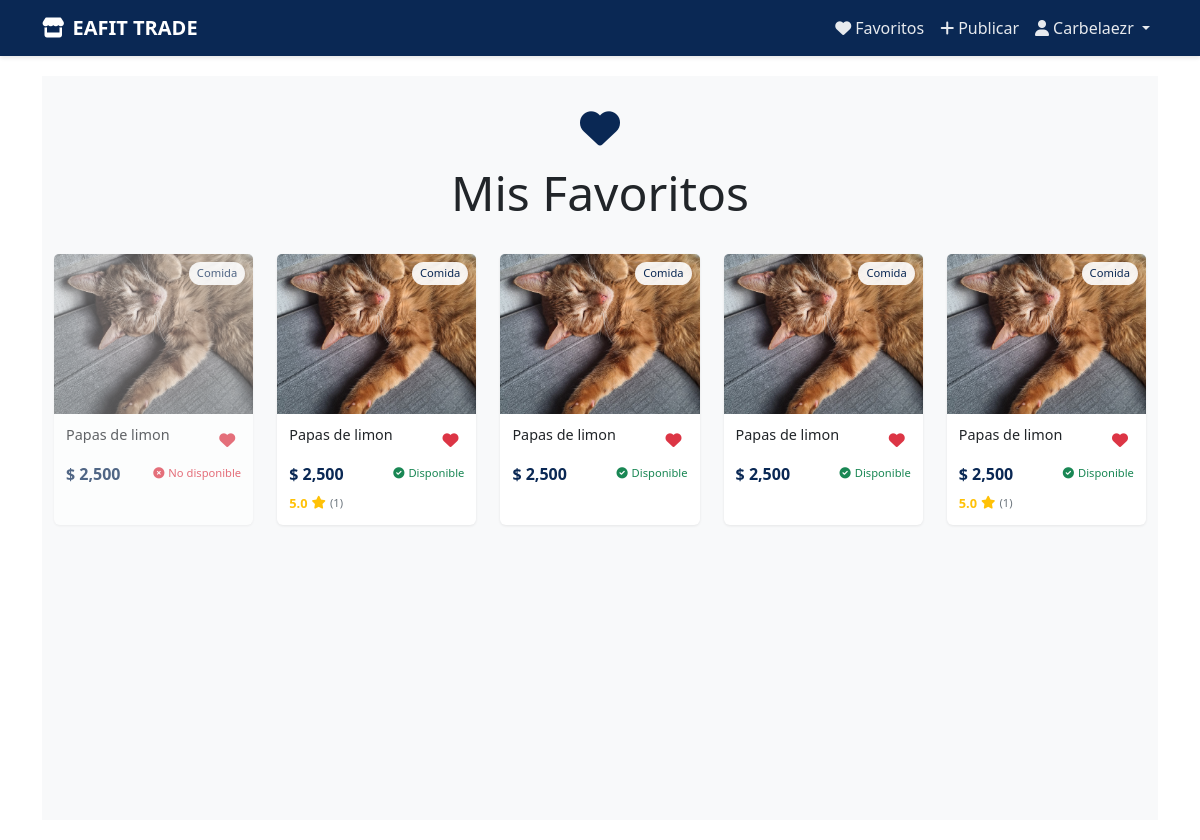
The page /favorites/ (signed in) on the database its author committed.
### products/models.py (models this page shows, shortened)
class Favorite(models.Model):
    user = models.ForeignKey(
        User,
        on_delete=models.CASCADE,
        related_name='favorites'
    )
    product = models.ForeignKey(
        Product,
        on_delete=models.CASCADE,
        related_name='favorited_by'
    )
    created_at = models.DateTimeField(
        auto_now_add=True,
        verbose_name='Fecha de agregado'
    )
    class Meta:
        unique_together = ['user', 'product']
        ordering = ['-created_at']
        verbose_name = 'Favorito'
        verbose_name_plural = 'Favoritos'

class Product(models.Model):
    CATEGORY_CHOICES = [
        ('Comida', 'Comida'),
        ('Ropa', 'Ropa'),
        ('Tecnología', 'Tecnología'),
        ('Libros', 'Libros'),
        ('Otros', 'Otros'),
    ]
    CONDITION_CHOICES = [
        ('Nuevo', 'Nuevo'),
        ('Usado', 'Usado'),
        ('Buen estado', 'Buen estado'),
    ]
    FOOD_TYPE_CHOICES = [
        ('Panadería', 'Panadería'),
        ('Galletas', 'Galletas'),
        ('Repostería', 'Repostería'),
        ('Frutas', 'Frutas'),
        ('Frituras', 'Frituras'),
        ('Dulces', 'Dulces'),
        ('Helados', 'Helados'),
        ('Snacks', 'Snacks'),
        ('Comida rápida', 'Comida rápida'),
        ('Otros', 'Otros'),
    ]
    name = models.CharField(
        max_length=255,
        verbose_name='Nombre',
        help_text='Nombre del producto'
    )
    category = models.CharField(
        max_length=50,
        choices=CATEGORY_CHOICES,
        verbose_name='Categoría',
        null=True,
        blank=True
    )
    food_type = models.CharField(
        max_length=50,
        choices=FOOD_TYPE_CHOICES,
        verbose_name='Tipo de Comida',
        blank=True,
        null=True
    )
    description = models.TextField(
        verbose_name='Descripción',
        help_text='Describe tu producto detalladamente'
    )
    price = models.DecimalField(
        max_digits=10,
        decimal_places=2,
        validators=[MinValueValidator(0.01)],
        verbose_name='Precio',
        help_text='Precio en pesos colombianos'
    )
    published_at = models.DateTimeField(
        default=timezone.now,
        verbose_name='Fecha de publicación'
    )
    condition = models.CharField(
        max_length=50,
        choices=CONDITION_CHOICES,
        verbose_name='Estado',
        blank=True,
        null=True
    )
    image = models.ImageField(
        upload_to='products/',
        verbose_name='Imagen',
        help_text='Imagen del producto'
    )
    seller = models.ForeignKey(
        User,
        on_delete=models.CASCADE,
        verbose_name='Vendedor',
        related_name='products'
    )
    available = models.BooleanField(
        default=True,
        verbose_name='Disponible'
    )
    class Meta:
        verbose_name = 'Producto'
        verbose_name_plural = 'Productos'
        ordering = ['-published_at']
        indexes = [
            models.Index(fields=['name']),
            models.Index(fields=['category']),
            models.Index(fields=['available']),
        ]
    @property
    def average_rating(self):
        comments = self.comments.all()
        if not comments:
            return 0
        return round(sum(comment.rating for comment in comments) / len(comments), 1)
    @property
    def total_ratings(self):
        return self.comments.count()

class Comment(models.Model):
    product = models.ForeignKey(
        Product,
        on_delete=models.CASCADE,
        related_name='comments'
    )
    user = models.ForeignKey(
        User,
        on_delete=models.CASCADE,
        related_name='comments'
    )
    text = models.TextField(
        max_length=500,
        verbose_name='Comentario'
    )
    rating = models.PositiveSmallIntegerField(
        verbose_name='Calificación',
        validators=[MinValueValidator(0), MaxValueValidator(5)],
        help_text='Calificación de 0 a 5 estrellas'
    )
    created_at = models.DateTimeField(
        auto_now_add=True,
        verbose_name='Fecha de publicación'
    )
    class Meta:
        ordering = ['-created_at']
        verbose_name = 'Comentario'
        verbose_name_plural = 'Comentarios'

### products/views.py (the view)
# urls.py: path('favorites/', products_views.favorites_list, name='favorites_list'),
@login_required
def favorites_list(request):
    favorites = Favorite.objects.filter(user=request.user)
    return render(request, 'products/favorites.html', {
        'favorites': favorites
    })

### products/templates/products/favorites.html (shortened to what this page needs)
{% extends 'products/base.html' %}
{% load humanize %}
{% block content %}
<section class="favorites-section">
    <div class="container">
        <div class="favorites-header">
            <i class="fas fa-heart favorites-icon"></i>
            <h1 class="display-5">Mis Favoritos</h1>
        </div>
        {% if favorites %}
        <div class="row g-4">
            {% for favorite in favorites %}
            <div class="col-12 col-sm-6 col-lg-4 col-xl-3" id="favorite-{{ favorite.product.id }}">
                <a href="{% url 'product_detail' favorite.product.id %}" class="text-decoration-none">
                    <div class="card product-card {% if not favorite.product.available %}product-unavailable{% endif %}">
                        <div class="position-relative">
                            {% if favorite.product.image %}
                            <img src="{{ favorite.product.image.url }}"
                                 class="card-img-top product-image {% if not favorite.product.available %}grayscale{% endif %}"
                                 alt="{{ favorite.product.name }}">
                            {% endif %}
                            <span class="category-badge">{{ favorite.product.get_category_display }}</span>
                        </div>
                        <div class="card-body">
                            <div class="d-flex justify-content-between align-items-start mb-2">
                                <h5 class="card-title text-dark mb-0">{{ favorite.product.name }}</h5>
                                <button
                                    onclick="toggleFavorite(event, {{ favorite.product.id }})"
                                    class="favorite-btn"
                                    title="Eliminar de favoritos"
                                >
                                    <i class="fas fa-heart text-danger"></i>
                                </button>
                            </div>
                            <div class="d-flex justify-content-between align-items-center mb-2">
                                <p class="price mb-0">$ {{ favorite.product.price|floatformat:0|intcomma }}</p>
                                <span class="availability-badge {% if favorite.product.available %}text-success{% else %}text-danger{% endif %}">
                                    {% if favorite.product.available %}
                                        <i class="fas fa-check-circle me-1"></i>Disponible
                                    {% else %}
                                        <i class="fas fa-times-circle me-1"></i>No disponible
                                    {% endif %}
                                </span>
                            </div>
                            {% if favorite.product.total_ratings > 0 %}
                            <div class="star-rating">
                                <span class="rating-value">{{ favorite.product.average_rating }}</span>
                                <i class="fas fa-star"></i>
                                <span class="rating-count">({{ favorite.product.total_ratings }})</span>
                            </div>
                            {% endif %}
                        </div>
                    </div>
                </a>
            </div>
            {% endfor %}
        </div>
        {% endif %}
    </div>
</section>
{% endblock %}

### products/templates/products/base.html (shortened to what this page needs)
<!DOCTYPE html>
<html>
<head>
    <link href="https://cdn.jsdelivr.net/npm/bootstrap@5.3.2/dist/css/bootstrap.min.css" rel="stylesheet">
    <link href="https://cdnjs.cloudflare.com/ajax/libs/font-awesome/6.0.0/css/all.min.css" rel="stylesheet">
</head>
<body>
    <nav class="navbar navbar-expand-lg navbar-dark">
        <div class="container">
            <a class="navbar-brand" href="{% url 'home' %}">
                <i class="fas fa-store me-2"></i>EAFIT TRADE
            </a>
            <div class="collapse navbar-collapse" id="navbarNav">
                <ul class="navbar-nav ms-auto">
                    {% if user.is_authenticated %}
                        <li class="nav-item">
                            <a class="nav-link" href="{% url 'favorites_list' %}">
                                <i class="fas fa-heart me-1"></i>Favoritos
                            </a>
                        </li>
                        <li class="nav-item">
                            <a class="nav-link" href="{% url 'add_product' %}">
                                <i class="fas fa-plus me-1"></i>Publicar
                            </a>
                        </li>
                        <li class="nav-item dropdown">
                            <a class="nav-link dropdown-toggle" href="#" role="button" data-bs-toggle="dropdown">
                                <i class="fas fa-user me-1"></i>{{ user.username }}
                            </a>
                        </li>
                    {% endif %}
                </ul>
            </div>
        </div>
    </nav>
    <div class="content">
        <div class="container">
            {% block content %}{% endblock %}
        </div>
    </div>
</body>
</html>

### products/templates/products/base.html (style rules this page uses)
:root { --primary-color: hwb(216 4% 67%); --secondary-color: #6c757d; }
.navbar { background-color: var(--primary-color); box-shadow: 0 2px 4px rgba(0,0,0,0.1); }
.navbar-brand { font-weight: bold; color: white !important; }
.nav-link { color: rgba(255,255,255,0.9) !important; }
.content { min-height: calc(100vh - 56px); padding: 20px 0; }

### products/templates/products/favorites.html (style rules this page uses)
.favorites-section { background-color: #f8f9fa; padding: 2rem 0; min-height: calc(100vh - 56px); }
.favorites-header { margin-bottom: 2rem; text-align: center; }
.favorites-icon { color: var(--primary-color); font-size: 2.5rem; margin-bottom: 1rem; }
.product-card { height: 100%; transition: all 0.2s; border: none; box-shadow: 0 1px 3px rgba(0,0,0,0.08); max-width: 280px; margin: 0 auto; }
.product-image { height: 160px; object-fit: cover; }
.card-body { padding: 0.75rem; }
.card-title { font-size: 0.9rem; font-weight: 500; line-height: 1.2; display: -webkit-box; -webkit-line-clamp: 2; -webkit-box-orient: vertical; overflow: hidden; margin-bottom: 0.25rem; }
.price { font-size: 1rem; font-weight: 600; color: var(--primary-color); }
.category-badge { position: absolute; top: 8px; right: 8px; background-color: rgba(255,255,255,0.9); padding: 0.2rem 0.5rem; border-radius: 16px; font-size: 0.7rem; color: var(--primary-color); }
.favorite-btn { padding: 0; width: 28px; height: 28px; display: flex; align-items: center; justify-content: center; border-radius: 50%; background: rgba(255,255,255,0.9); border: none; z-index: 2; }
.product-unavailable { opacity: 0.7; }
.grayscale { filter: grayscale(50%); }
.star-rating { display: flex; align-items: center; gap: 0.25rem; margin-top: 0.25rem; font-size: 0.8rem; color: #ffc107; }
.rating-value { font-weight: 600; }
.rating-count { color: var(--secondary-color); font-size: 0.7rem; }
.availability-badge { font-size: 0.7rem; font-weight: 500; }
.text-success { color: #198754 !important; }
.text-danger { color: #dc3545 !important; }
@media (min-width: 1200px) { .col-xl-3 { flex: 0 0 auto; width: 20%; } }

### rows shown on the page
Favorite: product.image (picture), product.category "Comida", product.name "Papas de limon", product.price "2,500", shows "No disponible"
Favorite: product.image (picture), product.category "Comida", product.name "Papas de limon", product.price "2,500", shows "Disponible", product.average_rating "5.0", product.total_ratings "1"
Favorite: product.image (picture), product.category "Comida", product.name "Papas de limon", product.price "2,500", shows "Disponible"
Favorite: product.image (picture), product.category "Comida", product.name "Papas de limon", product.price "2,500", shows "Disponible"
Favorite: product.image (picture), product.category "Comida", product.name "Papas de limon", product.price "2,500", shows "Disponible", product.average_rating "5.0", product.total_ratings "1"

### other values the page prints
{{ user.username }} "Carbelaezr"
